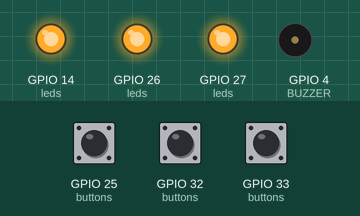
A program run on a simulated ESP32. Parts: output pins drawn as LEDs (lit = HIGH), buzzer (waves = sounding). Inputs (shaded band) come from the test bench; at power-on: GPIO 25 (buttons) HIGH, GPIO 32 (buttons) HIGH, GPIO 33 (buttons) HIGH. WiFi joins after 1.5 s; servers stay silent unless stated; uploads are accepted with an empty reply; the local clock reads 2024-03-15 10:24:30 at power-on unless the program sets it; storage starts empty; what the program prints to the serial monitor is not drawn.

Above: at 1.5 s.
1.6 s: GPIO 25 (buttons) pulled LOW for 1 s
At 1.91 s:
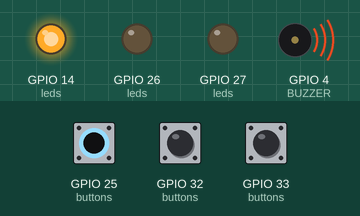
4.6 s: GPIO 32 (buttons) pulled LOW for 3.2 s
At 6.53 s:
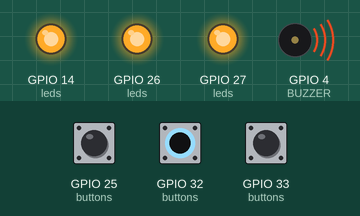
9.4 s: GPIO 33 (buttons) pulled LOW for 1 s
At 10.6 s:
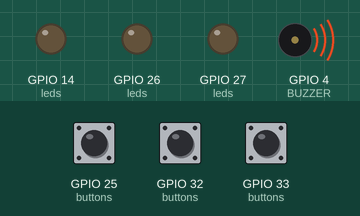
12.4 s: GPIO 33 (buttons) pulled LOW for 0.15 s
At 12.71 s:
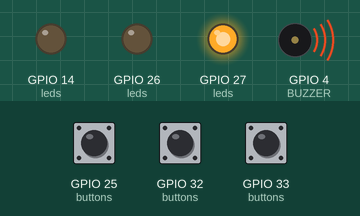
14.4 s: GPIO 33 (buttons) pulled LOW for 3.2 s
At 15.87 s:
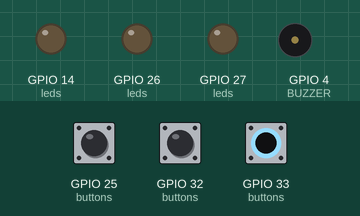
19.1 s: GPIO 25 (buttons) pulled LOW for 3.2 s
At 23.5 s:
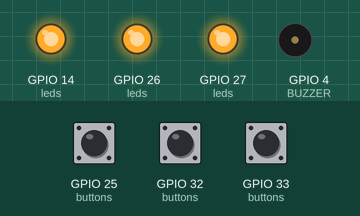
Timing chart, 0 to 24.8 s (numbered marks = the images above; inputs shaded):
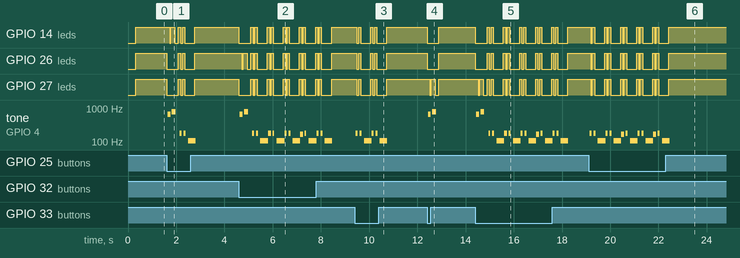

Measured:
- after the input at 1.6 s, GPIO 26 (leds), GPIO 27 (leds): goes LOW 0.49 s, HIGH 0.10 s, LOW 0.07 s, HIGH 0.09 s, LOW 0.42 s, then HIGH, starting at once; tone on GPIO 4 (BUZZER): plays 656 Hz for 0.12 s, 780 Hz for 0.16 s, 180 Hz for 0.08 s, 180 Hz for 0.08 s, 110 Hz for 0.32 s, starting at once
- after the input at 4.6 s, GPIO 14 (leds), GPIO 27 (leds): HIGH → LOW at once, then repeats every 0.67 s: HIGH 0.10 s, LOW 0.07 s, HIGH 0.09 s, LOW 0.42 s; tone on GPIO 4 (BUZZER): plays 656 Hz for 0.12 s, 780 Hz for 0.16 s, 180 Hz for 0.08 s, 180 Hz for 0.08 s, 110 Hz for 0.32 s, 180 Hz for 0.12 s … (17 notes in this stretch), starting at once
- after the input at 9.4 s, tone on GPIO 4 (BUZZER): plays 180 Hz for 0.08 s, 180 Hz for 0.08 s, 110 Hz for 0.32 s, 180 Hz for 0.08 s, 180 Hz for 0.08 s, 110 Hz for 0.32 s, starting after 0.05 s
- after the input at 12.4 s, GPIO 14 (leds), GPIO 26 (leds): HIGH → LOW at once, → HIGH 0.49 s later; GPIO 27 (leds): HIGH → LOW after 0.12 s, → HIGH 0.06 s later, → LOW 0.16 s later, → HIGH 0.15 s later; tone on GPIO 4 (BUZZER): silent → 656 Hz at once, → silent 0.12 s later, → 780 Hz 0.06 s later, → silent 0.16 s later
- after the input at 14.4 s, GPIO 14 (leds), GPIO 26 (leds): HIGH → LOW at once, then repeats every 0.67 s: HIGH 0.10 s, LOW 0.07 s, HIGH 0.09 s, LOW 0.42 s; tone on GPIO 4 (BUZZER): plays 656 Hz for 0.12 s, 780 Hz for 0.16 s, 180 Hz for 0.08 s, 180 Hz for 0.08 s, 110 Hz for 0.32 s, 180 Hz for 0.12 s … (17 notes in this stretch), starting at once
- after the input at 19.1 s, GPIO 14 (leds), GPIO 26 (leds): HIGH → LOW after 0.09 s, then repeats every 0.66 s: HIGH 0.09 s, LOW 0.42 s, HIGH 0.09 s, LOW 0.07 s, until it stays HIGH from 22.4 s

The program:

main.cpp
```cpp
#include <Arduino.h>
#include <WiFi.h>
#include <HTTPClient.h>
#include <ArduinoJson.h>
#include <LittleFS.h>
#include <time.h>
#include "config.h"

// --- Pin assignment ---
const uint8_t BTN_GREEN = 32;
const uint8_t BTN_YELLOW = 33;
const uint8_t BTN_RED = 25;
const uint8_t LED_GREEN = 26;
const uint8_t LED_YELLOW = 27;
const uint8_t LED_RED = 14;
const uint8_t BUZZER = 4;

const unsigned long DEBOUNCE_MS = 250;
const unsigned long PAUSE_MS = 150;

// Two ascending notes for the confirmation chime
const unsigned int NOTE_1 = 659; // E5
const unsigned int NOTE_2 = 784; // G5
const unsigned long NOTE_1_MS = 120;
const unsigned long NOTE_2_MS = 160;
const unsigned long NOTE_GAP_MS = 60;

// Lockout against repeated presses (device-wide, not per button).
// Every attempt during the lockout resets it to a constant BASE_LOCKOUT_MS
// starting from that exact moment.
const unsigned long BASE_LOCKOUT_MS = 2000;
unsigned long lockedUntil = 0;

const char *QUEUE_FILE = "/queue.jsonl";
const unsigned long NETWORK_POLL_MS = 500;    // how often the network task loop ticks (WiFi check etc.)
const unsigned long RETRY_BACKOFF_MS = 60000; // how long to wait before retrying after a failed send

uint8_t buttons[3] = {BTN_GREEN, BTN_YELLOW, BTN_RED};
uint8_t leds[3] = {LED_GREEN, LED_YELLOW, LED_RED};
const char *values[3] = {"green", "yellow", "red"};
unsigned long lastPress[3] = {0, 0, 0};

// Protects the queue file from concurrent access by loop() (Core 1,
// writes on every click) and the network task (Core 0, reads/sends).
SemaphoreHandle_t queueMutex;

// Tracked in RAM instead of calling LittleFS.exists()/open() every poll cycle:
// on this ESP32 core, opening a non-existent file for reading always logs a
// scary-looking "[E] open(): ... does not exist" line at the VFS level, even
// though the higher-level call correctly returns false/null. Since the queue
// is empty almost all the time, that would spam the console non-stop.
volatile bool queueMayHaveData = false;

// ---------- LED / buzzer ----------

void allLedsOn()
{
  for (int i = 0; i < 3; i++)
    digitalWrite(leds[i], HIGH);
}

void allLedsOff()
{
  for (int i = 0; i < 3; i++)
    digitalWrite(leds[i], LOW);
}

// Manual square wave instead of tone()/noTone().
void beep(unsigned int frequency, unsigned long durationMs)
{
  unsigned long periodUs = 1000000UL / frequency;
  unsigned long halfPeriodUs = periodUs / 2;
  unsigned long cycles = (durationMs * 1000UL) / periodUs;

  for (unsigned long i = 0; i < cycles; i++)
  {
    digitalWrite(BUZZER, HIGH);
    delayMicroseconds(halfPeriodUs);
    digitalWrite(BUZZER, LOW);
    delayMicroseconds(halfPeriodUs);
  }
}

void rejectFeedback()
{
  Serial.println("Too fast - input rejected");
  allLedsOff();
  for (int i = 0; i < 2; i++)
  {
    allLedsOn();
    beep(180, 90);
    allLedsOff();
    delay(70);
  }
  beep(110, 350);
  allLedsOn();
}

void confirmFeedback(uint8_t index)
{
  allLedsOff();

  digitalWrite(leds[index], HIGH);
  beep(NOTE_1, NOTE_1_MS);
  digitalWrite(leds[index], LOW);
  delay(NOTE_GAP_MS);

  digitalWrite(leds[index], HIGH);
  beep(NOTE_2, NOTE_2_MS);
  digitalWrite(leds[index], LOW);
  delay(PAUSE_MS);

  allLedsOn();
}

// ---------- Time ----------

String isoTimestamp()
{
  time_t now;
  time(&now);
  struct tm timeinfo;
  gmtime_r(&now, &timeinfo);
  char buf[25];
  strftime(buf, sizeof(buf), "%Y-%m-%dT%H:%M:%SZ", &timeinfo);
  return String(buf);
}

// ---------- Queue: plain file access, NO networking ----------
// enqueue() runs in the context of loop() (Core 1) and must therefore
// always be fast - so it deliberately makes no HTTP call anymore.

void enqueue(const char *value, const String &timestamp)
{
  xSemaphoreTake(queueMutex, portMAX_DELAY);
  File f = LittleFS.open(QUEUE_FILE, "a");
  if (f)
  {
    f.print(value);
    f.print("|");
    f.println(timestamp);
    f.close();
    queueMayHaveData = true;
    Serial.printf("Enqueued: %s @ %s\n", value, timestamp.c_str());
  }
  else
  {
    Serial.println("ERROR: could not open queue file for writing");
  }
  xSemaphoreGive(queueMutex);
}

// ---------- HTTP: runs ONLY in the network task on Core 0 ----------

String buildPayload(const char *value, const String &timestamp, bool bootRecovered)
{
  JsonDocument doc;
  doc["device_id"] = DEVICE_ID;
  doc["location"] = LOCATION;
  doc["value"] = value;
  doc["timestamp"] = timestamp;
  // true = survived a reboot/power outage in the queue,
  // false = processed normally during the running session
  doc["queued"] = bootRecovered;
  String out;
  serializeJson(doc, out);
  return out;
}

bool sendPayload(const String &payload)
{
  if (WiFi.status() != WL_CONNECTED)
  {
    Serial.println("Send skipped: no WiFi connection");
    return false;
  }

  HTTPClient http;
  http.begin(API_ENDPOINT);
  http.addHeader("Content-Type", "application/json");
  http.addHeader("X-Api-Key", API_KEY);
  http.setConnectTimeout(800);
  http.setTimeout(1500);

  int code = http.POST(payload);
  bool ok = (code >= 200 && code < 300);

  if (ok)
  {
    Serial.printf("Send OK, HTTP %d: %s\n", code, payload.c_str());
  }
  else if (code > 0)
  {
    Serial.printf("Send FAILED, HTTP %d: %s\n", code, payload.c_str());
  }
  else
  {
    // negative code = connection-level error (timeout, DNS, refused, ...)
    Serial.printf("Send FAILED, connection error %d (%s): %s\n",
                  code, http.errorToString(code).c_str(), payload.c_str());
  }

  http.end();
  return ok;
}

// Works through the queue in order. As soon as one entry fails,
// it stops (order is preserved, no reordering).
// Returns true if the queue is now fully flushed (or was already empty),
// false if at least one entry failed and is still waiting.
bool flushQueue(bool bootRecovered)
{
  if (WiFi.status() != WL_CONNECTED)
    return true;
  if (!queueMayHaveData)
    return true; // avoids touching LittleFS when we already know it's empty

  xSemaphoreTake(queueMutex, portMAX_DELAY);

  if (!LittleFS.exists(QUEUE_FILE))
  {
    queueMayHaveData = false;
    xSemaphoreGive(queueMutex);
    return true;
  }

  File f = LittleFS.open(QUEUE_FILE, "r");
  if (!f)
  {
    queueMayHaveData = false;
    xSemaphoreGive(queueMutex);
    return true;
  }

  // Read all lines first, so we know up front whether there's anything to do
  // and can log it even before the first send attempt.
  int lineCount = 0;
  {
    File count = LittleFS.open(QUEUE_FILE, "r");
    while (count.available())
    {
      String l = count.readStringUntil('\n');
      l.trim();
      if (l.length() > 0)
        lineCount++;
    }
    count.close();
  }
  if (lineCount > 0)
  {
    Serial.printf("Flushing queue: %d entr%s pending\n", lineCount, lineCount == 1 ? "y" : "ies");
  }

  String remaining = "";
  bool stopSending = false;

  while (f.available())
  {
    String line = f.readStringUntil('\n');
    line.trim();
    if (line.length() == 0)
      continue;

    int sep = line.indexOf('|');
    if (sep == -1)
      continue;

    String value = line.substring(0, sep);
    String timestamp = line.substring(sep + 1);
    String payload = buildPayload(value.c_str(), timestamp, bootRecovered);

    if (!stopSending && sendPayload(payload))
    {
      // sendPayload() already logs success with its HTTP code
    }
    else
    {
      stopSending = true;
      remaining += line + "\n";
    }
  }
  f.close();

  LittleFS.remove(QUEUE_FILE);
  if (remaining.length() > 0)
  {
    File out = LittleFS.open(QUEUE_FILE, "w");
    out.print(remaining);
    out.close();
    Serial.printf("Queue not fully flushed, retrying in %lu s\n", RETRY_BACKOFF_MS / 1000);
  }
  queueMayHaveData = (remaining.length() > 0);

  xSemaphoreGive(queueMutex);
  return remaining.length() == 0;
}

// Runs permanently on Core 0 - completely separate from the button polling
// on Core 1. WiFi connection setup, NTP sync and HTTP sending only happen
// here; a hang has no effect whatsoever on button response time.
void networkTask(void *parameter)
{
  bool firstRun = true;
  unsigned long nextFlushAttempt = 0; // 0 = try immediately

  for (;;)
  {
    if (WiFi.status() != WL_CONNECTED)
    {
      Serial.printf("Connecting to WiFi \"%s\"...\n", WIFI_SSID);
      WiFi.begin(WIFI_SSID, WIFI_PASSWORD);
      unsigned long start = millis();
      while (WiFi.status() != WL_CONNECTED && millis() - start < 15000)
      {
        vTaskDelay(pdMS_TO_TICKS(300));
      }
      if (WiFi.status() == WL_CONNECTED)
      {
        Serial.print("WiFi connected, IP: ");
        Serial.println(WiFi.localIP());

        configTime(0, 0, "pool.ntp.org", "time.nist.gov");
        time_t now = time(nullptr);
        while (now < 100000)
        {
          vTaskDelay(pdMS_TO_TICKS(200));
          now = time(nullptr);
        }
        Serial.println("Time synchronized");
      }
      else
      {
        Serial.println("WiFi connection FAILED (timeout after 15s), will retry");
      }
    }

    if (millis() >= nextFlushAttempt)
    {
      bool fullyFlushed = flushQueue(firstRun);
      firstRun = false;
      nextFlushAttempt = fullyFlushed ? millis() : millis() + RETRY_BACKOFF_MS;
    }

    vTaskDelay(pdMS_TO_TICKS(NETWORK_POLL_MS));
  }
}

// ---------- Vote processing: runs in loop(), Core 1 ----------

void handleVote(uint8_t index)
{
  Serial.print("Selected: ");
  Serial.println(values[index]);

  // Local feedback + queue write - both with zero network dependency,
  // so loop() never blocks.
  confirmFeedback(index);
  enqueue(values[index], isoTimestamp());
}

void setup()
{
  Serial.begin(115200);
  delay(300);

  for (int i = 0; i < 3; i++)
  {
    pinMode(buttons[i], INPUT_PULLUP);
    pinMode(leds[i], OUTPUT);
  }
  pinMode(BUZZER, OUTPUT);
  digitalWrite(BUZZER, LOW);

  if (!LittleFS.begin(true))
  {
    Serial.println("LittleFS mount failed");
  }

  // One-time check at boot: a queue file might already exist from before a
  // reboot/power loss. This is the only place we call exists() unconditionally,
  // so the harmless "[E] open(): ... does not exist" log (if any) only ever
  // appears once here, not on every network poll cycle.
  queueMayHaveData = LittleFS.exists(QUEUE_FILE);

  queueMutex = xSemaphoreCreateMutex();

  // Start the network task on Core 0. loop() runs on Core 1 by default
  // on ESP32 Arduino, keeping it completely independent.
  xTaskCreatePinnedToCore(
      networkTask,
      "NetworkTask",
      8192,
      NULL,
      1,
      NULL,
      0);

  allLedsOn();
  Serial.println("Ready. All LEDs on.");
}

void loop()
{
  unsigned long nowMs = millis();

  for (int i = 0; i < 3; i++)
  {
    if (digitalRead(buttons[i]) == LOW && nowMs - lastPress[i] > DEBOUNCE_MS)
    {
      lastPress[i] = nowMs;

      if (nowMs < lockedUntil)
      {
        lockedUntil = nowMs + BASE_LOCKOUT_MS;
        rejectFeedback();
      }
      else
      {
        handleVote(i);
        lockedUntil = nowMs + BASE_LOCKOUT_MS;
      }
    }
  }
}
```

config.h
```cpp
#pragma once

// Copy this file to config.h and fill in the real values.
// config.h must NOT go into the Git repo (add it to .gitignore).

// WiFi credentials
#define WIFI_SSID     "YOUR_WIFI_NAME"
#define WIFI_PASSWORD "YOUR_WIFI_PASSWORD"

// REST endpoint of the backend (see backend/main.py)
#define API_ENDPOINT  "http://192.168.1.100/openservicemeter/vote"
#define API_KEY       "CHANGEME"

// Unique device identification, different for each box
#define DEVICE_ID     "meter-01"
#define LOCATION      "Reception"
```
